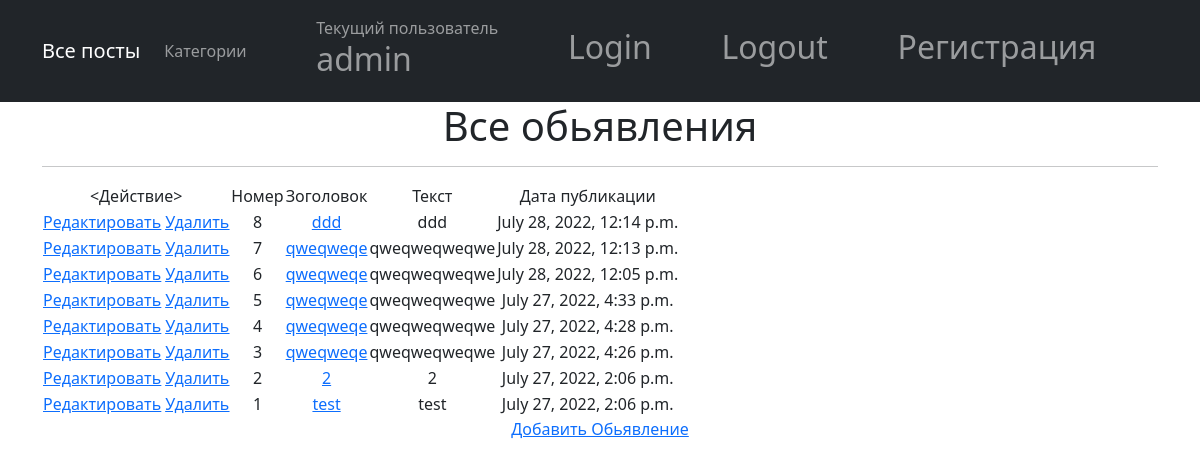
The page /posts/ (signed in) on the database its author committed.
### main/models.py (models this page shows, shortened)
class Post(models.Model):
    author = models.ForeignKey("Author", on_delete=models.CASCADE)
    time_in = models.DateTimeField(auto_now_add=True)
    header = models.CharField(max_length=128, default="")
    text = models.TextField(null = True)
    category = models.ForeignKey("Category", on_delete=models.CASCADE)

### main/views.py (the view)
# urls.py: path('', PostsList.as_view()),
class PostsList(ListView):
     model = Post
     template_name = 'posts.html'
     context_object_name = 'posts'
     queryset = Post.objects.order_by('-id')
     paginate_by = 12
     form_class = PostForm

### templates/posts.html (shortened to what this page needs)
{% extends 'flatpages/default.html' %}
{% block content %}
    <h1>Все обьявления</h1>
    <hr>
    {% if posts %}
        <table>
            <tr>
                 <td>
                    <Действие></Действие>
                </td>
                <td>
                    Номер
                </td>
                <td>
                    Зоголовок
                </td>
                <td>
                    Текст
                </td>
                <td>
                    Дата публикации
                </td>
            </tr>
        {%  for post in posts %}
            <tr>
                <td>
            <a href="{% url 'posts_update' post.id %}"><u>Редактировать</u></a>
            <a href="{% url 'posts_delete' post.id %}"><u> Удалить </u></a>
                </td>
                <td>
                    {{ post.id}}
                </td>
                <td>
                     <a href="{% url 'posts_detail' post.id %}">{{post.header }}</a>
                </td>
                <td>
                   {{ post.text}}
                </td>
                <td>
                    {{ post.time_in}}
                </td>
            </tr>
        {% endfor %}
        </table>
    {% else %}
        <h2>Новостей нет!</h2>
    {% endif %}
<a href="{% url 'posts_create' %}">Добавить Обьявление</a> <br>
{% endblock content %}

### templates/flatpages/default.html (shortened to what this page needs)
<!DOCTYPE html>
{% load static %}
<html lang="en">
    <head>
        <link href="{% static 'css/styles.css' %}" rel="stylesheet" />
    </head>
    <body>
        <nav class="navbar navbar-expand-lg navbar-dark bg-dark static-top">
   <div class="container">
       <a class="navbar-brand" href="/posts/">Все посты</a>
       <div class="collapse navbar-collapse" id="navbarResponsive">
           <ul class="navbar-nav ml-auto">
               <li class="nav-item active">
                   <a class="nav-link" href="/posts/category">Категории
                   </a>
               </li>
           </ul>
       </div>
       <div class="collapse navbar-collapse" id="navbarResponsive">
           <ul class="navbar-nav ml-auto">
               <li class="nav-item active">
                   <a class="nav-link" href="/posts/user">  Текущий пользователь <h2> {{request.user.username}} </h2>
                   </a>
               </li>
           </ul>
       </div>
       <div class="collapse navbar-collapse" id="navbarResponsive">
           <ul class="navbar-nav ml-auto">
               <li class="nav-item active">
                   <a class="nav-link" href="/posts/login/">   <h2> Login </h2>
                   </a>
               </li>
           </ul>
       </div>
        <div class="collapse navbar-collapse" id="navbarResponsive">
           <ul class="navbar-nav ml-auto">
               <li class="nav-item active">
                   <a class="nav-link" href="/posts/logout/">   <h2> Logout </h2>
                   </a>
               </li>
           </ul>
       </div>
       <div class="collapse navbar-collapse" id="navbarResponsive">
           <ul class="navbar-nav ml-auto">
               <li class="nav-item active">
                   <a class="nav-link" href="/posts/signup">   <h2> Регистрация </h2>
                   </a>
               </li>
           </ul>
       </div>
     </div>
</nav>
        <div class="container">
   <div class="row">
       <div class="col-lg-12 text-center">
           {% block content %}{% endblock content %}
       </div>
   </div>
</div>
    </body>
</html>

### rows shown on the page
Post: id "8", header "ddd", text "ddd", time_in "July 28, 2022, 12:14 p.m."
Post: id "7", header "qweqweqe", text "qweqweqweqwe", time_in "July 28, 2022, 12:13 p.m."
Post: id "6", header "qweqweqe", text "qweqweqweqwe", time_in "July 28, 2022, 12:05 p.m."
Post: id "5", header "qweqweqe", text "qweqweqweqwe", time_in "July 27, 2022, 4:33 p.m."
Post: id "4", header "qweqweqe", text "qweqweqweqwe", time_in "July 27, 2022, 4:28 p.m."
Post: id "3", header "qweqweqe", text "qweqweqweqwe", time_in "July 27, 2022, 4:26 p.m."
Post: id "2", header "2", text "2", time_in "July 27, 2022, 2:06 p.m."
Post: id "1", header "test", text "test", time_in "July 27, 2022, 2:06 p.m."

### other values the page prints
{{ request.user.username }} "admin"
